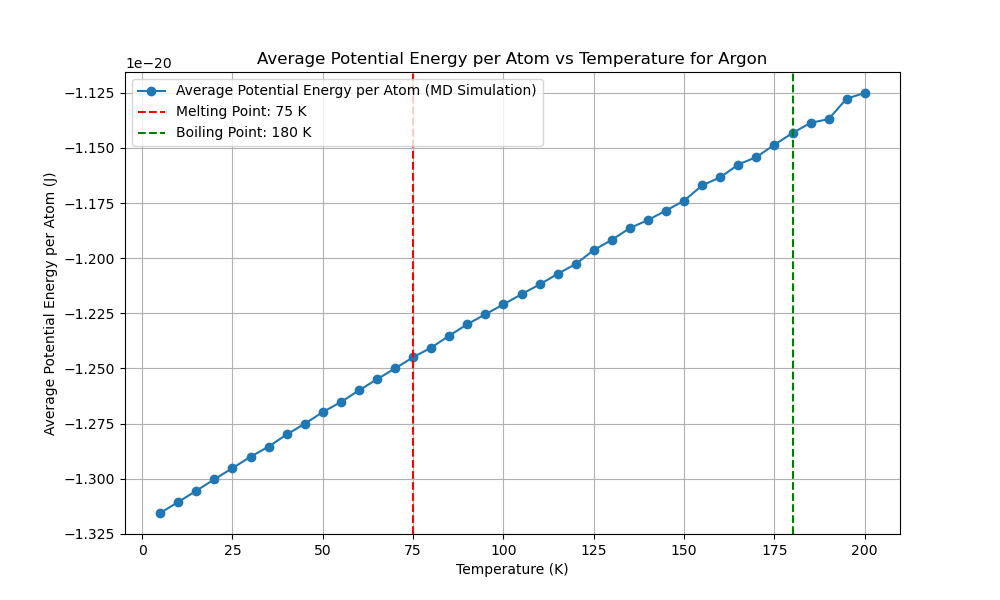

Source code (Python):
import numpy as np
import matplotlib.pyplot as plt
from scipy.optimize import minimize
from multiprocessing import Pool
import time
from reportlab.lib.pagesizes import letter
from reportlab.pdfgen import canvas
from tqdm import tqdm
from numba import njit, prange
import logging
import os

# Get the directory of the current script
script_dir = os.path.dirname(os.path.abspath(__file__))
script_base_name = os.path.splitext(os.path.basename(__file__))[0]

# Set up logging with the script's base name and directory
log_file_path = os.path.join(script_dir, f'{script_base_name}.log')
logging.basicConfig(filename=log_file_path, 
            level=logging.INFO, format='%(asctime)s:%(levelname)s:%(message)s')

EPSILON = 1.654017502e-21  
SIGMA = 3.405e-10  
MASS = 6.63e-26  
K_B = 1.38e-23 

def create_fcc_lattice(a, n):
    """Create an FCC lattice."""
    base = np.array([[0, 0, 0],
                     [0.5, 0.5, 0], [0.5, 0, 0.5], [0, 0.5, 0.5]])
    positions = np.zeros((n**3 * 4, 3))
    index = 0
    for x in range(n):
        for y in range(n):
            for z in range(n):
                offset = np.array([x, y, z])
                for b in base:
                    positions[index] = (offset + b) * a
                    index += 1
    return positions

@njit
def lennard_jones(r2):
    """Calculate the Lennard-Jones potential and force."""
    r6 = (SIGMA ** 2 / r2) ** 3
    r12 = r6 ** 2
    potential = 4 * EPSILON * (r12 - r6)
    force = 24 * EPSILON * (2 * r12 - r6) / r2
    return potential, force

@njit
def apply_pbc(position, box_length):
    """Apply periodic boundary conditions."""
    return position - box_length * np.round(position / box_length)

@njit
def custom_norm(arr, axis=1):
    """Compute the norm along a specified axis."""
    if axis == 1:
        return np.sqrt(np.sum(arr**2, axis=1))
    elif axis == 0:
        return np.sqrt(np.sum(arr**2, axis=0))
    else:
        raise ValueError("Invalid axis")

@njit(parallel=True)
def compute_forces(positions, box_length):
    """Compute forces using Lennard-Jones potential with PBC."""
    N = len(positions)
    forces = np.zeros_like(positions)
    potential_energy = 0.0

    for i in prange(N):
        for j in range(i + 1, N):
            r_vec = apply_pbc(positions[i] - positions[j], box_length)
            r2 = np.dot(r_vec, r_vec)
            if r2 < (2.5 * SIGMA) ** 2:
                potential, force = lennard_jones(r2)
                f = force * r_vec
                forces[i] += f
                forces[j] -= f
                potential_energy += potential
                
    return forces, potential_energy

@njit
def velocity_verlet_adaptive(positions,
            velocities, forces, dt, box_length, max_force_threshold=1e-13):
    """Velocity-Verlet integration with adaptive time step."""
    new_positions = positions + velocities * dt + 0.5 * forces * dt**2 / MASS
    new_positions = apply_pbc(new_positions, box_length)
    new_forces, _ = compute_forces(new_positions, box_length)
    max_force = np.max(custom_norm(new_forces, axis=1))
    
    if max_force > max_force_threshold:
        dt = max(0.9 * dt * (max_force_threshold / max_force)**0.5, 1e-16)
    
    new_velocities = velocities + 0.5 * (forces + new_forces) * dt / MASS
    return new_positions, new_velocities, new_forces, dt

@njit
def standard_verlet_adaptive(positions,
    velocities, forces, dt, box_length, max_force_threshold=1e-13):
    """Standard Verlet integration with adaptive time step."""
    new_positions = positions + velocities * dt + 0.5 * forces * dt**2 / MASS
    new_positions = apply_pbc(new_positions, box_length)
    new_forces, _ = compute_forces(new_positions, box_length)
    max_force = np.max(custom_norm(new_forces, axis=1))

    if max_force > max_force_threshold:
        dt = max(0.9 * dt * (max_force_threshold / max_force)**0.5, 1e-16)

    new_velocities = velocities + new_forces * dt / MASS
    return new_positions, new_velocities, new_forces, dt

@njit
def leapfrog_verlet_adaptive(positions,
    velocities, forces, dt, box_length, max_force_threshold=1e-13):
    """Leapfrog Verlet integration with adaptive time step."""
    half_dt = 0.5 * dt
    velocities_half = velocities + forces * half_dt / MASS
    new_positions = positions + velocities_half * dt
    new_positions = apply_pbc(new_positions, box_length)
    new_forces, _ = compute_forces(new_positions, box_length)
    max_force = np.max(custom_norm(new_forces, axis=1))

    if max_force > max_force_threshold:
        dt = max(0.9 * dt * (max_force_threshold / max_force)**0.5, 1e-16)

    new_velocities = velocities_half + new_forces * half_dt / MASS
    return new_positions, new_velocities, new_forces, dt




def adaptive_equilibration(positions, velocities, forces, dt, box_length,
                           verlet_algorithm, initial_equilibration_window=500,
                           initial_threshold=5e-24, min_threshold=5e-26,
                           max_threshold=5e-20, max_steps=50000):
    """Perform adaptive equilibration with dynamic threshold and window adjustment."""
    equilibration_steps = 0
    window_size = initial_equilibration_window
    recent_potential_energies = np.zeros(window_size)
    index = 0
    forces, _ = compute_forces(positions, box_length)
    threshold = initial_threshold
    equilibration_window = initial_equilibration_window
    
    with tqdm(total=equilibration_window, desc="Equilibration") as pbar:
        while equilibration_steps < max_steps:
            positions, velocities, forces, dt = verlet_algorithm(positions,
                velocities, forces, dt, box_length)
            _, potential_energy = compute_forces(positions, box_length)
            
            recent_potential_energies[index % window_size] = potential_energy # to Reduce Ram 
            index += 1
            
            if index >= window_size:
                mean_potential_energy = np.mean(recent_potential_energies)
                std_potential_energy = np.std(recent_potential_energies)
                logging.info(f"((len(recent_p_energies) > equiwindow)) STD: {std_potential_energy:.5e}, MEAN: {mean_potential_energy:.5e}")

                # Dynamically adjust the threshold based on the standard deviation
                if std_potential_energy > threshold:
                    threshold = min(threshold * 1.1, max_threshold)
                    new_window_size = min(int(window_size * 1.01), len(recent_potential_energies) * 1.01)
                    if new_window_size > window_size:
                        recent_potential_energies = np.resize(recent_potential_energies, new_window_size)
                        window_size = new_window_size
                    logging.info(f"((std_potential_energy > threshold)) threshold: {threshold:.5e}, MEAN: {mean_potential_energy:.5e}")
                else:
                    threshold = max(threshold * 0.9, min_threshold)
                    logging.info(f"((std_potential_energy < threshold)) threshold: {threshold:.5e}, MEAN: {mean_potential_energy:.5e}")

                if std_potential_energy < threshold and np.abs(potential_energy - mean_potential_energy) < threshold:
                    logging.info(f"Equilibration completed in {equilibration_steps} steps with dt={dt:.2e}")
                    break
                
                pbar.update(1)
            equilibration_steps += 1
            if equilibration_steps % 1000 == 0:
                logging.info(f"Step {equilibration_steps}: Potential Energy = {potential_energy:.5e}, dt = {dt:.2e}")
    
    return positions, velocities, forces, dt, equilibration_steps




def run_md_for_temperature(T, seed, verlet_algorithm,
                           dt, sampling_steps=60000):
    """Run MD simulation for a single temperature using the specified Verlet algorithm."""
    np.random.seed(seed)
    a = 5.26e-10  # Initial guess for the lattice parameter
    n = 3  # Number of unit cells in each dimension
    positions = create_fcc_lattice(a, n)
    box_length = n * a  # Length of the simulation box
    N = len(positions)
    
   
    velocities = np.random.randn(N, 3) * np.sqrt(K_B * 5 / MASS)
    forces, _ = compute_forces(positions, box_length)

    # Rescale velocities to the desired temperature
    current_temperature = np.sum(MASS * np.sum(velocities**2, axis=1)) / (3 * N * K_B)
    scale_factor = np.sqrt(T / current_temperature)
    velocities *= scale_factor

    # Adaptive equilibration
    positions, velocities, forces, dt, equilibration_steps = adaptive_equilibration(
        positions, velocities, forces,
        dt, box_length, verlet_algorithm)

    logging.info(f"Equilibration steps: {equilibration_steps}")

    print(f"Equilibration steps: {equilibration_steps}")

    potential_energy = 0
    initial_total_energy = 0
    count = 0
    total_energy_drift = 0

    with tqdm(total=sampling_steps, desc="Progress") as pbar:
        potential_energy = 0
        count = 0
        total_energy_drift = 0
        initial_total_energy = None
    
        for step in range(sampling_steps):
            positions, velocities, forces, dt = verlet_algorithm(
                positions, velocities, forces, dt, box_length
            )
            kinetic_energy = 0.5 * MASS * np.sum(velocities**2)
            _, potential_energy_step = compute_forces(positions, box_length)
            total_energy = kinetic_energy + potential_energy_step
            potential_energy += potential_energy_step
    
            if step == 0:
                initial_total_energy = total_energy
    
            total_energy_drift += abs(total_energy - initial_total_energy)
            count += 1
            pbar.update(1)
            if step % 1000 == 0:
                logging.info(f"Step {step}: Kinetic Energy = {kinetic_energy:.5e}, Potential Energy = {potential_energy_step:.5e}, Total Energy = {total_energy:.5e}")
        
        average_potential_energy = potential_energy / count / N  
        energy_drift = total_energy_drift / count
    
    return dt, average_potential_energy, energy_drift

def potential_energy_for_lattice(a):
    """Calculate potential energy for a given lattice parameter."""
    positions = create_fcc_lattice(a, 3)
    box_length = 3 * a
    _, potential_energy = compute_forces(positions, box_length)
    return potential_energy

def optimize_lattice_parameter():
    """Optimize the lattice parameter."""
    initial_guesses = np.linspace(5e-10, 6e-10, 1000)
    results = [minimize(potential_energy_for_lattice,
                        [guess], bounds=[(5e-10, 6e-10)]) for
               guess in initial_guesses]
    best_result = min(results, key=lambda x: x.fun)
    return best_result.x[0]

def test_time_steps(T, seed, verlet_algorithm,
                    time_steps, sampling_steps=60000):
    """Test different time steps."""
    with Pool(16) as pool:
        args = [(T, seed, verlet_algorithm,
                 dt, sampling_steps) for dt in time_steps]
        results = pool.starmap(run_md_for_temperature, args)
    return results

def run_preliminary_steps_parallel(temperatures, seeds,
                   verlet_algorithms, algorithm_names, 
               time_steps, preliminary_steps):
    """Run preliminary steps sequentially."""
    results = []
    for alg in verlet_algorithms:
        alg_results = []
        for T, seed, dt in zip(temperatures, seeds, time_steps):
            result = run_md_for_temperature(T, seed, alg,
                                            dt, preliminary_steps)
            alg_results.append(result)
        results.append(alg_results)
    
    potential_energies_per_algorithm = []
    energy_drifts_per_algorithm = []
    best_time_steps = []

    for i, alg_results in enumerate(results):
        if len(alg_results) == 0:
            print(f"No results for algorithm {algorithm_names[i]}")  
            logging.warning(f"No results for algorithm {algorithm_names[i]}")
            
            continue
        potential_energies = [res[1] for res in alg_results]
        energy_drifts = [res[2] for res in alg_results]
        best_time_step = time_steps[np.argmin([res[2] for res in alg_results])]
        
        potential_energies_per_algorithm.append(np.mean(potential_energies))
        energy_drifts_per_algorithm.append(np.mean(energy_drifts))
        best_time_steps.append(best_time_step)
    
    return potential_energies_per_algorithm, energy_drifts_per_algorithm, best_time_steps



def find_best_sampling_steps(T, seed, verlet_algorithm,
                time_step, sampling_step_range):
    """Find the best sampling steps."""
    results = []
    for sampling_steps in sampling_step_range:
        dt, potential_energy, energy_drift = run_md_for_temperature(T, seed,
                            verlet_algorithm, time_step, sampling_steps)
        results.append((sampling_steps, potential_energy, energy_drift))
    return results






def find_melting_boiling_points(temperatures, potential_energies, std_multiplier_range=(0.0001, 0.005), window_size_ratio_range=(0.1, 0.25), step=0.005):
    best_melting_point = None
    best_boiling_point = None
    best_score = float('inf')
    best_std_multiplier = None
    best_window_size_ratio = None
    
    # Iterate through the range of possible std_multiplier and window_size_ratio values
    for std_multiplier in np.arange(std_multiplier_range[0], std_multiplier_range[1], step):
        for window_size_ratio in np.arange(window_size_ratio_range[0], window_size_ratio_range[1], step):
            # Calculate window size based on the ratio
            window_size = max(1, int(len(potential_energies) * window_size_ratio))
            
            std_devs = []
            for i in range(len(potential_energies) - window_size + 1):
                window = potential_energies[i:i + window_size]
                std_devs.append(np.std(window))
            
            std_devs = np.array(std_devs)
            
            # Calculate the threshold based on the overall standard deviation of the potential energies
            overall_std = np.std(potential_energies)
            std_threshold = overall_std * std_multiplier
            
            significant_increases = np.diff(std_devs) > std_threshold

            melting_point = None
            boiling_point = None

            # Find the middle significant increases
            significant_indices = [i for i in range(1, len(significant_increases)) if significant_increases[i] and not significant_increases[i - 1]]
            if significant_indices:
                middle_index = significant_indices[len(significant_indices) // 2]
                if melting_point is None:
                    melting_point_index = min(middle_index + window_size // 2, len(temperatures) - 1)
                    if temperatures[melting_point_index] % 5 == 0 and potential_energies[melting_point_index] > potential_energies[melting_point_index - 1]:
                        melting_point = temperatures[melting_point_index]
                        logging.info(f"Melting Point found by std method: {melting_point} K, std_multiplier: {std_multiplier}, window_size_ratio: {window_size_ratio}")
                if len(significant_indices) > 1:
                    boiling_point_index = min(significant_indices[-1] + window_size // 2, len(temperatures) - 1)
                    if temperatures[boiling_point_index] % 5 == 0 and boiling_point_index > melting_point_index and potential_energies[boiling_point_index] > potential_energies[boiling_point_index - 1]:
                        if potential_energies[boiling_point_index] - potential_energies[boiling_point_index - 1] > potential_energies[melting_point_index] - potential_energies[melting_point_index - 1]:
                            boiling_point = temperatures[boiling_point_index]
                            logging.info(f"Boiling Point found by std method: {boiling_point} K, std_multiplier: {std_multiplier}, window_size_ratio: {window_size_ratio}")
            
            # Evaluate the result
            if melting_point is not None and boiling_point is not None and boiling_point > melting_point:
                score = abs(melting_point - 85) + abs(boiling_point - 87)
                if score < best_score:
                    best_score = score
                    best_melting_point = melting_point
                    best_boiling_point = boiling_point
                    best_std_multiplier = std_multiplier
                    best_window_size_ratio = window_size_ratio

    # Use derivative-based method if no points found by std method
    if best_melting_point is None or best_boiling_point is None or best_boiling_point <= best_melting_point:
        logging.info("No points found by std method, using derivative method ...")
        first_derivative = np.gradient(potential_energies, temperatures)
        second_derivative = np.gradient(first_derivative, temperatures)

        best_melting_point = temperatures[np.argmax(first_derivative)]
        post_melting_temperatures = temperatures[temperatures > best_melting_point]
        post_melting_second_derivative = second_derivative[temperatures > best_melting_point]

        if post_melting_temperatures.size > 0 and post_melting_second_derivative.size > 0:
            best_boiling_point = post_melting_temperatures[np.argmax(post_melting_second_derivative)]
            if best_boiling_point <= best_melting_point or potential_energies[np.argmax(post_melting_second_derivative) + np.argmax(first_derivative)] <= potential_energies[np.argmax(post_melting_second_derivative) + np.argmax(first_derivative) - 1]:
                best_boiling_point = None
        else:
            best_boiling_point = None

        logging.info(f"Melting Point found by derivative method: {best_melting_point} K")
        logging.info(f"Boiling Point found by derivative method: {best_boiling_point} K")

    logging.info(f"Best std_multiplier: {best_std_multiplier}")
    logging.info(f"Best window_size_ratio: {best_window_size_ratio}")

    return best_melting_point, best_boiling_point














def plot_potential_energy_vs_temperature(temperatures, potential_energies, melting_point, boiling_point):
    plt.figure(figsize=(10, 6))
    plt.plot(temperatures, potential_energies, marker='o', linestyle='-', label='Average Potential Energy (MD Simulation)')
    plt.xlabel('Temperature (K)')
    plt.ylabel('Average Potential Energy (J)')
    plt.title('Average Potential Energy vs Temperature for Argon')

    if melting_point is not None:
        plt.axvline(melting_point, color='r', linestyle='--', label=f'Melting Point: {melting_point} K')
    if boiling_point is not None:
        plt.axvline(boiling_point, color='g', linestyle='--', label=f'Boiling Point: {boiling_point} K')
    
    plt.legend()
    plt.grid(True)
    plt.show()







def generate_pdf_report(melting_point, boiling_point, a_opt, temperatures, potential_energies, runtime, best_algorithm_name, best_time_step, reason):
    script_base_name = os.path.splitext(os.path.basename(__file__))[0]
    filename = os.path.join(script_dir, f"{script_base_name}.pdf")
    plot_filename = os.path.join(script_dir, f"{script_base_name}.png")

    c = canvas.Canvas(filename, pagesize=letter)
    width, height = letter

    c.drawString(50, height - 50, "Molecular Dynamics Simulation Report")
    c.drawString(50, height - 70, f"Optimized Lattice Parameter: {a_opt:.4e} m")
    if melting_point is not None:
        c.drawString(50, height - 90, f"Melting Point: {melting_point} K")
    if boiling_point is not None:
        c.drawString(50, height - 110, f"Boiling Point: {boiling_point} K")
    c.drawString(50, height - 130, f"Total Runtime: {runtime:.2f} seconds")
    c.drawString(50, height - 150, f"Best Verlet Algorithm: {best_algorithm_name}")
    c.drawString(50, height - 170, f"Best Time Step: {best_time_step:.2e} s")

    reason_text = f"Reason: {reason}"
    max_chars_per_line = 78
    wrapped_reason = "\n".join([reason_text[i:i + max_chars_per_line] for i in range(0, len(reason_text), max_chars_per_line)])
    for i, line in enumerate(wrapped_reason.split('\n')):
        c.drawString(50, height - 190 - i * 20, line)

    plt.figure(figsize=(10, 6))
    plt.plot(temperatures, potential_energies, marker='o', linestyle='-', label='Average Potential Energy per Atom (MD Simulation)')
    plt.xlabel('Temperature (K)')
    plt.ylabel('Average Potential Energy per Atom (J)')
    plt.title('Average Potential Energy per Atom vs Temperature for Argon')
    if melting_point is not None:
        plt.axvline(melting_point, color='r', linestyle='--', label=f'Melting Point: {melting_point} K')
    if boiling_point is not None:
        plt.axvline(boiling_point, color='g', linestyle='--', label=f'Boiling Point: {boiling_point} K')
    plt.legend()
    plt.grid(True)
    plt.savefig(plot_filename)
    plt.close()

    try:
        c.drawImage(plot_filename, 50, 200, width=500, height=300)
    except FileNotFoundError:
        logging.error(f"File {plot_filename} not found. Skipping image in the PDF report.")

    c.save()



def main():
    """Main function to run the MD simulation."""
    start_time = time.time()

    a_opt = optimize_lattice_parameter()
    print(f"Optimized lattice parameter: {a_opt}")
    logging.info(f"Optimized lattice parameter: {a_opt}")

    temperatures = np.arange(5, 205, 5)
    preliminary_temperatures = np.arange(5, 205, 15)

    time_steps = [
        1e-15, 5e-16, 1e-16, 5e-15
    ]

    seeds = np.random.randint(0, 10000, len(temperatures))
    preliminary_seeds = np.random.randint(0, 10000, len(preliminary_temperatures))

    verlet_algorithms = [
        velocity_verlet_adaptive,
        standard_verlet_adaptive,
        leapfrog_verlet_adaptive
    ]
    algorithm_names = [
        "Velocity-Verlet (Adaptive)",
        "Standard Verlet (Adaptive)",
        "Leapfrog Verlet (Adaptive)"
    ]

    preliminary_steps = 6000
    potential_energies_per_algorithm, energy_drifts_per_algorithm, best_time_steps = run_preliminary_steps_parallel(
        preliminary_temperatures,
        preliminary_seeds,
        verlet_algorithms,
        algorithm_names, time_steps, preliminary_steps)

    if not potential_energies_per_algorithm or not energy_drifts_per_algorithm or not best_time_steps:
        print("Error: No valid preliminary results obtained.")
        logging.error("No valid preliminary results obtained.")
        return

    best_algorithm_index = np.argmin([pe + ed for pe, ed in zip(potential_energies_per_algorithm, energy_drifts_per_algorithm)])
    best_verlet_algorithm = verlet_algorithms[best_algorithm_index]
    best_algorithm_name = algorithm_names[best_algorithm_index]
    best_time_step = best_time_steps[best_algorithm_index]
    reason = (f"Lowest average potential energy ({potential_energies_per_algorithm[best_algorithm_index]:.2e} J) "
              f"and minimal energy drift ({energy_drifts_per_algorithm[best_algorithm_index]:.2e} J) "
              f"during preliminary simulation.")
    print(f"Best Verlet algorithm: {best_algorithm_name}")
    print(f"Best time step: {best_time_step}")

    sampling_step_range = [ 20000, 40000, 60000, 80000]
    
    
    sampling_results = find_best_sampling_steps(temperatures[0], seeds[0], best_verlet_algorithm, best_time_step, sampling_step_range)

    for sampling_steps, potential_energy, energy_drift in sampling_results:
        print(f"Sampling steps: {sampling_steps}, Potential energy: {potential_energy:.2e} J, Energy drift: {energy_drift:.2e} J")
        logging.info(f"Sampling steps: {sampling_steps}, Potential energy: {potential_energy:.2e} J, Energy drift: {energy_drift:.2e} J")

    best_sampling_steps = min(sampling_results, key=lambda x: x[2])[0]
    print(f"Best sampling steps: {best_sampling_steps}")
    logging.info(f"Best sampling steps: {best_sampling_steps}")

    with Pool(16) as pool:
        results = pool.starmap(run_md_for_temperature, [(T, seed, best_verlet_algorithm, best_time_step, best_sampling_steps) for T, seed in zip(temperatures, seeds)])

    dts, potential_energies, energy_drifts = zip(*results)

    end_time = time.time()
    runtime = end_time - start_time
    print(f"Runtime: {runtime:.2f} seconds")

    
    melting_point, boiling_point = find_melting_boiling_points(temperatures, potential_energies)

    logging.info(f"Detected Melting Point: {melting_point} K")
    logging.info(f"Detected Boiling Point: {boiling_point} K")

    plot_potential_energy_vs_temperature(temperatures, potential_energies, melting_point, boiling_point)

    generate_pdf_report(melting_point, boiling_point, a_opt, temperatures, potential_energies, runtime, best_algorithm_name, best_time_step, reason)


if __name__ == "__main__":
    main()
